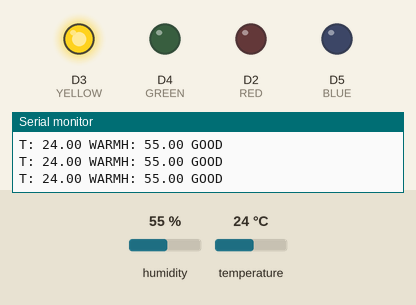
Recording of a sketch running on a simulated ESP8266 (NodeMCU). Shown: output pins drawn as LEDs (lit = HIGH), the last lines printed to the serial monitor. The inputs (shaded band) are chosen by the test bench; at power-on: temperature 24 °C, humidity 55 %.

Above: at 3.8 s.
3.9 s: temperature set to 22 °C
At 5.5 s:
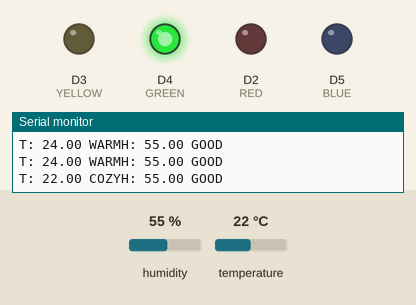
6.7 s: temperature set to 18 °C
At 7.9 s:
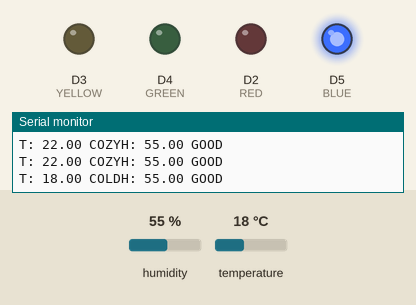
9.5 s: temperature set to 28 °C
At 11.4 s:
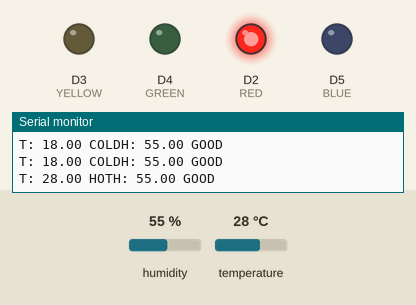
12.6 s: temperature set to 26 °C
At 13.8 s:
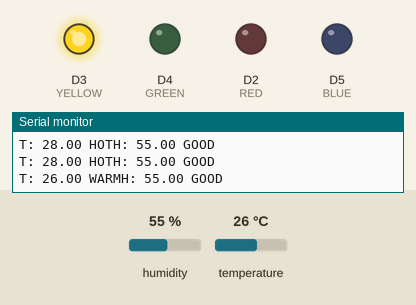
15.4 s: temperature set to 12 °C
At 18.6 s:
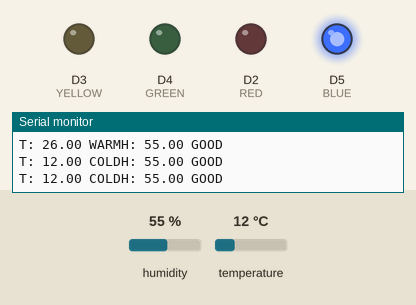
Timing chart, 0 to 19.7 s (numbered marks = the images above; inputs shaded):
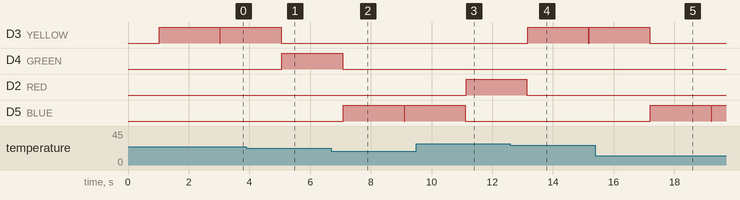

The sketch:

Weather.ino
```cpp
#include <DHT.h>

#define RED D2
#define YELLOW D3
#define GREEN D4
#define BLUE D5

#define DHTPIN D6
#define DHTTYPE DHT11

// Initialize DHT sensor
DHT dht(DHTPIN, DHTTYPE);

int d = 1000;

void setup()
{
    pinMode(RED, OUTPUT);
    pinMode(YELLOW, OUTPUT);
    pinMode(GREEN, OUTPUT);
    pinMode(BLUE, OUTPUT);

    Serial.begin(115200);
    dht.begin();
}

void loop()
{
    delay(d);

    digitalWrite(RED, LOW);
    digitalWrite(YELLOW, LOW);
    digitalWrite(GREEN, LOW);
    digitalWrite(BLUE, LOW);

    // Read the temperature from the DHT sensor
    float h = dht.readHumidity();
    float t = dht.readTemperature();

    // Check sensor reading failure
    if (isnan(h) || isnan(t))
    {
      Serial.println("DHT sensor reading failure");
      return;
    }


    // Check which temperature range it falls into, turn on the appropriate LED and print the message
    Serial.print("T: ");
    Serial.print(t);
    Serial.print(" ");

    if (t <= 19)
    {
      digitalWrite(BLUE, HIGH);
      Serial.print("COLD");
    }
    else if (t <= 23)
    {
      digitalWrite(GREEN, HIGH);
      Serial.print("COZY");
    }
    else if (t <= 27)
    {
      digitalWrite(YELLOW, HIGH);
      Serial.print("WARM");
    }
    else
    {
      digitalWrite(RED, HIGH);
      Serial.print("HOT");
    }

    // Check humidity range and print message
    Serial.print("H: ");
    Serial.print(h);
    Serial.print(" ");

    if (0 <= h && h <= 20) Serial.print("V.DRY");
    else if (h <= 40) Serial.print("DRY");
    else if (h <= 60) Serial.print("GOOD");
    else if (h <= 80) Serial.print("HUM");
    else if (h <= 100) Serial.print("V.HUM");

    Serial.println();  // New line after each reading

}
```

Measured:
- the behaviour switches between 24 and 23 °C on temperature (found by bisection; images 0 and 1)
- the behaviour switches between 20 and 19 °C on temperature (found by bisection; images 1 and 2)
- the behaviour switches between 28 and 27 °C on temperature (found by bisection; images 3 and 4)
- after the input at 3.9 s, D3 (YELLOW): goes on until 5.0 s, then stays LOW; D4 (GREEN): LOW → HIGH after 1.2 s
- after the input at 6.7 s, D4 (GREEN): goes on until 7.1 s, then stays LOW; D5 (BLUE): LOW → HIGH after 0.39 s, → LOW 2.0 s later, → HIGH 0.02 s later
- after the input at 9.5 s, D2 (RED): LOW → HIGH after 1.6 s; D5 (BLUE): goes on until 11.1 s, then stays LOW
- after the input at 12.6 s, D3 (YELLOW): LOW → HIGH after 0.56 s, → LOW 2.0 s later, → HIGH 0.02 s later; D2 (RED): goes on until 13.1 s, then stays LOW
- after the input at 15.4 s, D3 (YELLOW): goes on until 17.2 s, then stays LOW; D5 (BLUE): LOW → HIGH after 1.8 s, → LOW 2.0 s later, → HIGH 0.02 s later
